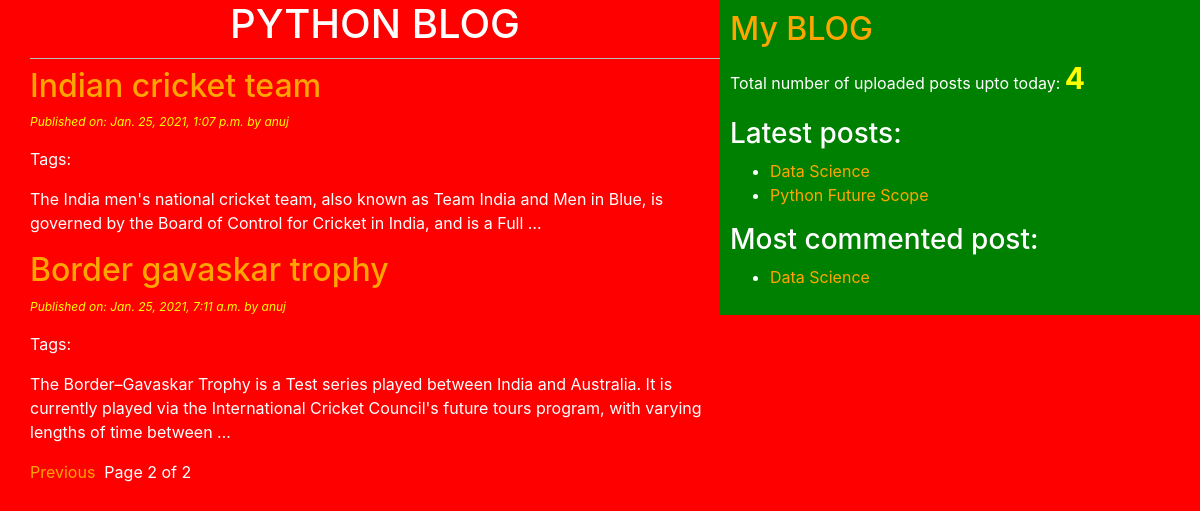
The page /home/?page=2 on the database its author committed.
### blogapp/models.py (models this page shows, shortened)
class Post(models.Model):
    STATUS_CHOICES=(('draft', 'DRAFT'), ('published', 'PUBLISHED'))
    title=models.CharField(max_length=256)
    slug=models.SlugField(max_length=256, unique_for_date='publish')
    author=models.ForeignKey(User, related_name='blog_posts', on_delete=models.CASCADE)
    body=models.TextField()
    publish=models.DateTimeField(default=timezone.now)
    created=models.DateTimeField(auto_now_add=True) #whenever the post object got created automatically that time will be considered
    updated=models.DateTimeField(auto_now=True)
    status=models.CharField(max_length=10, choices=STATUS_CHOICES, default='draft')
    objects=CustomManager()
    tags=TaggableManager()
    class Meta:
        ordering=('-publish',) #descending order #also single value tuple ends with comma
    def get_absolute_url(self):
        return reverse('post_detail', args=[self.publish.year, self.publish.strftime('%m'), self.publish.strftime('%d'), self.slug])

### blogapp/views.py (the view)
# urls.py: path('home/', views.PostListView.as_view()), #class based views
class PostListView(ListView):
    model=Post
    paginate_by=2

### blogapp/models.py (called while the page is built)
    def get_queryset(self):
        return super().get_queryset().filter(status='published') #to show only published posts

### blogapp/templatetags/blogapp_extra.py (called while the page is built)
@register.simple_tag(name='my_tag')
def total_posts():
    return Post.objects.count()

@register.inclusion_tag('blogapp/latest_posts.html')
def show_latest_posts(count=3):
    latest_posts=Post.objects.order_by('-publish')[:count] #most recent 3
    return {'latest_posts': latest_posts}

@register.simple_tag()
def get_most_commented_posts(count=1):
    return Post.objects.annotate(total_comments=Count('comments')).order_by('-total_comments')[:count]

### templates/blogapp/post_list.html (shortened to what this page needs)
<!DOCTYPE html>
{%extends 'blogapp/base.html'%}
  {%block body_block%}
  <h1>PYTHON BLOG</h1>
    {% for post in post_list %}
      <a href="{{post.get_absolute_url}}"><h2>{{post.title}}</h2></a>
      <p id='date'>Published on: {{post.publish}} by {{post.author}}</p>
      <p>Tags:
      </p>
      {{post.body|truncatewords:30|linebreaks}}
    {%endfor%}
    {% include 'blogapp/pagination.html' with page=page_obj %}
  {%endblock%}

### templates/blogapp/base.html (shortened to what this page needs)
<!DOCTYPE html>
{%load static%}
{%load blogapp_extra%}
<html lang="" dir="ltr">
  <head>
    <link rel="stylesheet" href="https://cdn.jsdelivr.net/npm/bootstrap@4.6.0/dist/css/bootstrap.min.css">
    <link rel="stylesheet" href="{% static 'css/demo.css' %}">
  </head>
  <body>
    <div class="content">
      {%block body_block%}
      {%endblock%}
    </div>
    <div class="sidebar">
      <a href="/home"><h2>My BLOG</h2></a>
      <p>Total number of uploaded posts upto today: <span id='pcount'>{%my_tag%}</span></p>
      <h3>Latest posts:</h3>{%show_latest_posts 2%}
      <h3>Most commented post: </h3>
      {%get_most_commented_posts as most_commented_posts%}
      <ul>
        {%for post in most_commented_posts%}
          <li><a href="{{post.get_absolute_url}}">{{post.title}}</a></li>
        {%endfor%}
      </ul>
    </div>
  </body>
</html>

### templates/blogapp/latest_posts.html
<ul>
  {%for post in latest_posts%}
  <li><a href="{{post.get_absolute_url}}">{{post.title}}</a></li>
  {%endfor%}
</ul>

### static/css/demo.css (style rules this page uses)
.content { width: 60%; float: left; padding: 0 0 0 30px; background: red; height: 100%; }
.sidebar { width: 40%; float: right; padding: 10px; background: green; height: 100%; }
h1 { text-align: center; border-bottom: 1px solid #bbb; padding-bottom: 10px; }
body { color: white; background: red; }
#date { color: yellow; font-size: 12px; font-style: italic; }
a { color: orange; }
#pcount { font-size: 30px !important; color: yellow; font-weight: bold; }

### rows shown on the page
Post: title "Indian cricket team", publish "Jan. 25, 2021, 1:07 p.m.", author "anuj", body "The India men's national cricket team, also known as Team India and Men in Blue, is governed by the Board of Control for Cricket in India, and is a Full …"
Post: title "Border gavaskar trophy", publish "Jan. 25, 2021, 7:11 a.m.", author "anuj", body "The Border–Gavaskar Trophy is a Test series played between India and Australia. It is currently played via the International Cricket Council's future tours program, with varying lengths of time between …"
Post: title "Data Science"
Post: title "Python Future Scope"

### other values the page prints
{{ page.number }} "2"
{{ page.paginator.num_pages }} "2"
